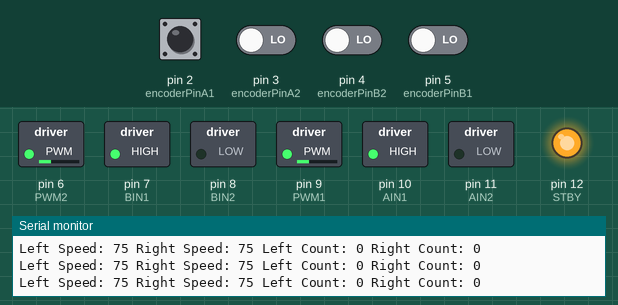
Simulated run of this sketch. Board: Arduino Uno, built with avr-gcc and run on an emulated ATmega328P. On the bench: switched loads named in the sketch (green lamp = pin HIGH), output pins drawn as LEDs (lit = HIGH), the last lines printed to the serial monitor. Dashed ring = blinking. The inputs (shaded band) are chosen by the test bench; at power-on: pin 2 (encoderPinA1), pin 3 (encoderPinA2), pin 4 (encoderPinB2), pin 5 (encoderPinB1) LOW.

Above: at 1.2 s.
1.3 s: pin 2 (encoderPinA1) driven HIGH
4.3 s: pin 3 (encoderPinA2) driven HIGH
At 5.3 s:
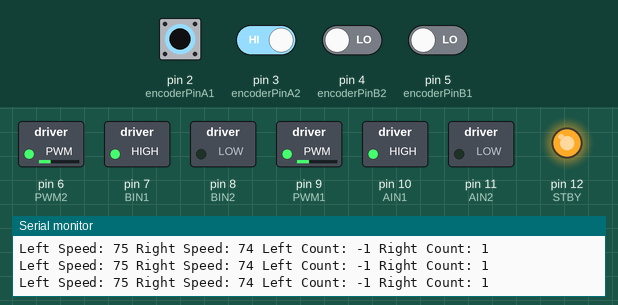
7.3 s: pin 2 (encoderPinA1) driven LOW
At 8.5 s:
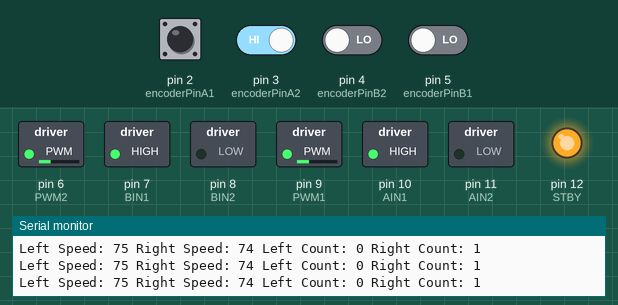
10.3 s: pin 2 (encoderPinA1) pulsed HIGH 2 times (0.12 s each, 0.3 s apart)
At 10.69 s:
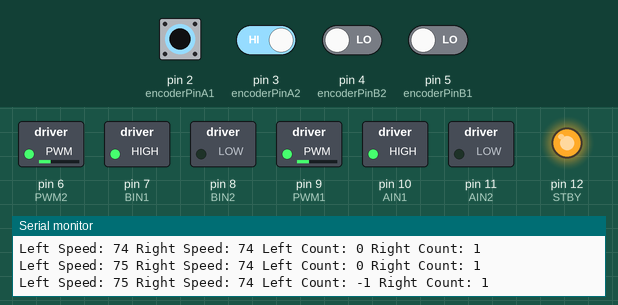
13.9 s: pin 2 (encoderPinA1) driven HIGH and pin 3 (encoderPinA2) driven LOW
At 14.9 s:
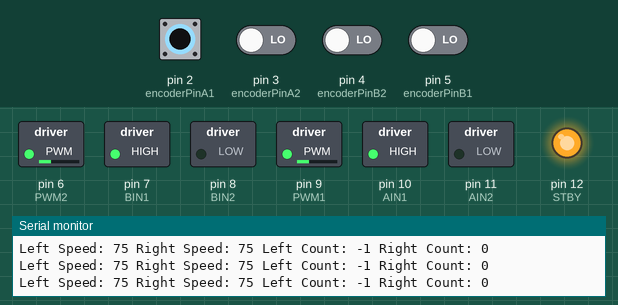
Timing chart, 0 to 16.9 s (numbered marks = the images above; inputs shaded):
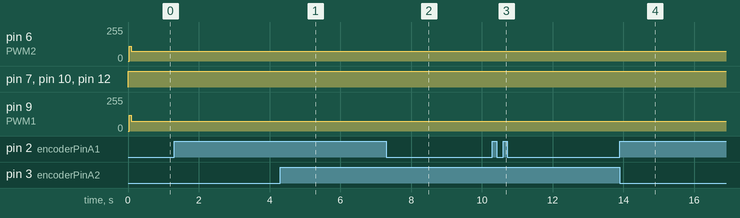

The sketch:

SimplePID_2.ino
```cpp
#include <PIDController.h>

#define PWM1 9
#define AIN1 10
#define AIN2 11

#define STBY 12

#define PWM2 6
#define BIN1 7
#define BIN2 8

#define encoderPinA1 2
#define encoderPinB1 5

#define encoderPinA2 3
#define encoderPinB2 4

#define LEFT_KP 1.00
#define LEFT_KD 0.60
#define LEFT_KI 0.00

#define RIGHT_KP 1.00
#define RIGHT_KD 0.50
#define RIGHT_KI 0.00


int done = 0;
bool happy = true;


volatile int encoderPosL = 0;
volatile int encoderPosR = 0;
volatile boolean aState1;
volatile boolean bState1;
volatile boolean aState2;
volatile boolean bState2;

PIDController pidL;
PIDController pidR;

int FDtargetDistanceL = 750; // Target distance to rotate motors (in encoder counts)  720 for cell to cell 250 rotate
int FDtargetDistanceR = 750;
void setup() {
  Serial.begin(9600);
  pinMode(PWM1, OUTPUT);
  pinMode(AIN1, OUTPUT);
  pinMode(AIN2, OUTPUT);
  pinMode(STBY, OUTPUT);
  pinMode(PWM2, OUTPUT);
  pinMode(BIN1, OUTPUT);
  pinMode(BIN2, OUTPUT);

  attachInterrupt(digitalPinToInterrupt(encoderPinA1), encoderISR1, CHANGE);
  attachInterrupt(digitalPinToInterrupt(encoderPinA2), encoderISR2, CHANGE);

  pidL.begin();
  pidL.tune(LEFT_KP, LEFT_KI, LEFT_KD);
  pidL.limit(30, 200);

  pidR.begin();
  pidR.tune(RIGHT_KP, RIGHT_KI, RIGHT_KD);
  pidR.limit(30, 200);
}


void forward(int targetDistanceL, int targetDistanceR) {
  pidL.setpoint(targetDistanceL);
  pidR.setpoint(targetDistanceR);
  bool notDone = true;
  while (notDone) {
    if (encoderPosL < targetDistanceL && encoderPosR < targetDistanceR) {   // Both motors haven't reached the target distance yet
      digitalWrite(AIN1, HIGH);                                             // Motor A Rotate Clockwise
      digitalWrite(AIN2, LOW);
      digitalWrite(STBY, HIGH);
      digitalWrite(BIN1, HIGH);                                             // Motor B Rotate AntiClockwise
      digitalWrite(BIN2, LOW);

      int motorSpeed1 = pidL.compute(encoderPosL);
      int motorSpeed2 = pidR.compute(encoderPosR);

      Serial.print("Left Speed: ");
      Serial.print(motorSpeed1);
      Serial.print(" Right Speed: ");
      Serial.print(motorSpeed2);
      Serial.print(" ");
      Serial.print("Left Count: ");
      Serial.print(encoderPosL);
      Serial.print(" Right Count: ");
      Serial.println(encoderPosR);


      analogWrite(PWM1, abs(motorSpeed1));
      analogWrite(PWM2, abs(motorSpeed2));
    }
    else {
      encoderPosL = encoderPosL - 750;
      encoderPosR = encoderPosR - 750;
      analogWrite(PWM1, 0);
      analogWrite(PWM2, 0);
      notDone = false;
    }
  }
}


void loop() {

  Serial.print(" Left Count: ");
  Serial.print(encoderPosL);
  Serial.print(" Right Count: ");
  Serial.println(encoderPosR);
  if (happy) {
    forward(FDtargetDistanceL, FDtargetDistanceR);
    delay(2000);
    forward(FDtargetDistanceL, FDtargetDistanceR);
    happy = false;
  }
}

void encoderISR1() {
  aState1 = digitalRead(encoderPinA1);
  bState1 = digitalRead(encoderPinB1);

  if (aState1 == bState1)
    encoderPosL++;
  else
    encoderPosL--;
}

void encoderISR2() {
  aState2 = digitalRead(encoderPinA2);
  bState2 = digitalRead(encoderPinB2);

  if (aState2 == bState2)
    encoderPosR--;
  else
    encoderPosR++;
}
```

Measured:
- after the input at 4.3 s, pin 6 (PWM2): 75/255 → 74/255 after 0.09 s
- after the input at 7.3 s, pin 9 (PWM1): 75/255 → 74/255 after 0.12 s, → 75/255 0.06 s later
- after the input at 10.3 s, pin 9 (PWM1): alternates 75/255 for 0.19 s and 74/255 for 0.06 s, 4 changes in all, then stays 75/255, starting after 0.23 s
- after the input at 13.9 s, pin 6 (PWM2): 74/255 → 75/255 after 0.13 s
